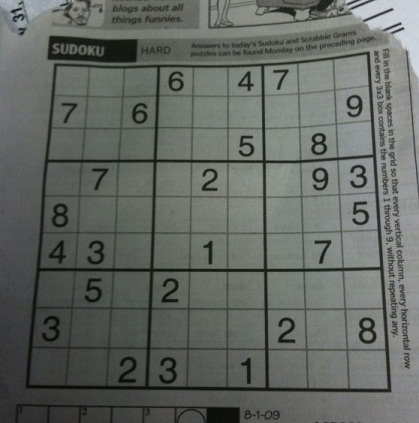
#> input picture input2.jpg, 419 x 423 px
$ python tricode.py
#> lines starting #> are read from the running program, lines starting #| are printed output that depends on the picture; after the words box and inside, x2 and y2 are one past the last pixel; in counts of white or black regions, pixels touching at a corner belong together
import cv2
import numpy as np
import operator

def show_image(img):
    cv2.imshow('output', img)  # Display the image
    cv2.waitKey(0)  # Wait for any key to be pressed (with the image window active)
    cv2.destroyAllWindows()  # Close all windows

def show_digits(digits, colour=255):
    rows = []
    with_border = [cv2.copyMakeBorder(img.copy(), 1, 1, 1, 1, cv2.BORDER_CONSTANT, None, colour) for img in digits]
    for i in range(9):
        row = np.concatenate(with_border[i * 9:((i + 1) * 9)], axis=0)
        rows.append(row)
    show_image(np.concatenate(rows,axis=1))

def infer_grid(img):
	"""Infers 81 cell grid from a square image."""
	squares = []
	side = img.shape[:1]
	side = side[0] / 9
	for i in range(9):
		for j in range(9):
			p1 = (i * side, j * side)  # Top left corner of a bounding box
			p2 = ((i + 1) * side, (j + 1) * side)  # Bottom right corner of bounding box
			squares.append((p1, p2))
	return squares

def distance_between(p1, p2):
	"""Returns the scalar distance between two points"""
	a = p2[0] - p1[0]
	b = p2[1] - p1[1]
	return np.sqrt((a ** 2) + (b ** 2))


def crop_and_warp(img, crop_rect):
	"""Crops and warps a rectangular section from an image into a square of similar size."""
	top_left, top_right, bottom_right, bottom_left = crop_rect[0], crop_rect[1], crop_rect[2], crop_rect[3]
	src = np.array([top_left, top_right, bottom_right, bottom_left], dtype='float32')

	side = max([
		distance_between(bottom_right, top_right),
		distance_between(top_left, bottom_left),
		distance_between(bottom_right, bottom_left),
		distance_between(top_left, top_right)
	])

	dst = np.array([[0, 0], [side - 1, 0], [side - 1, side - 1], [0, side - 1]], dtype='float32')
	m = cv2.getPerspectiveTransform(src, dst)
	return cv2.warpPerspective(img, m, (int(side), int(side)))


def find_corners_of_largest_polygon(img):
	"""Finds the 4 extreme corners of the largest contour in the image."""
	contours, h = cv2.findContours(img.copy(), cv2.RETR_EXTERNAL, cv2.CHAIN_APPROX_SIMPLE)  # Find contours
	contours = sorted(contours, key=cv2.contourArea, reverse=True)  # Sort by area, descending
	polygon = contours[0]  # Largest image

	bottom_right, _ = max(enumerate([pt[0][0] + pt[0][1] for pt in polygon]), key=operator.itemgetter(1))
	top_left, _ = min(enumerate([pt[0][0] + pt[0][1] for pt in polygon]), key=operator.itemgetter(1))
	bottom_left, _ = min(enumerate([pt[0][0] - pt[0][1] for pt in polygon]), key=operator.itemgetter(1))
	top_right, _ = max(enumerate([pt[0][0] - pt[0][1] for pt in polygon]), key=operator.itemgetter(1))
	return [polygon[top_left][0], polygon[top_right][0], polygon[bottom_right][0], polygon[bottom_left][0]]

def pre_process_image(img, skip_dilate=False):
	"""Blurs, applies adaptive thresholding, inverts colour and dilates the image."""
	proc = cv2.GaussianBlur(img.copy(), (9, 9), 0)
	proc = cv2.adaptiveThreshold(proc, 255, cv2.ADAPTIVE_THRESH_GAUSSIAN_C, cv2.THRESH_BINARY, 25, 2)
	proc = cv2.bitwise_not(proc, proc)

	if not skip_dilate:
		kernel = np.array([[0., 1., 0.], [1., 1., 1.], [0., 1., 0.]], np.uint8)
		proc = cv2.dilate(proc, kernel)
	return proc

def cut_from_rect(img, rect):
	"""Cuts a rectangle from an image using the top left and bottom right points."""
	return img[int(rect[0][1]):int(rect[1][1]), int(rect[0][0]):int(rect[1][0])]


def scale_and_centre(img, size, margin=0, background=0):
	"""Scales and centres an image onto a new background square."""
	h, w = img.shape[:2]

	def centre_pad(length):
		"""Handles centering for a given length that may be odd or even."""
		if length % 2 == 0:
			side1 = int((size - length) / 2)
			side2 = side1
		else:
			side1 = int((size - length) / 2)
			side2 = side1 + 1
		return side1, side2

	def scale(r, x):
		return int(r * x)

	if h > w:
		t_pad = int(margin / 2)
		b_pad = t_pad
		ratio = (size - margin) / h
		w, h = scale(ratio, w), scale(ratio, h)
		l_pad, r_pad = centre_pad(w)
	else:
		l_pad = int(margin / 2)
		r_pad = l_pad
		ratio = (size - margin) / w
		w, h = scale(ratio, w), scale(ratio, h)
		t_pad, b_pad = centre_pad(h)

	img = cv2.resize(img, (w, h))
	img = cv2.copyMakeBorder(img, t_pad, b_pad, l_pad, r_pad, cv2.BORDER_CONSTANT, None, background)
	return cv2.resize(img, (size, size))


def find_largest_feature(inp_img, scan_tl=None, scan_br=None):
	"""
	Uses the fact the `floodFill` function returns a bounding box of the area it filled to find the biggest
	connected pixel structure in the image. Fills this structure in white, reducing the rest to black.
	"""
	img = inp_img.copy()  # Copy the image, leaving the original untouched
	height, width = img.shape[:2]

	max_area = 0
	seed_point = (None, None)

	if scan_tl is None:
		scan_tl = [0, 0]

	if scan_br is None:
		scan_br = [width, height]

	# Loop through the image
	for x in range(scan_tl[0], scan_br[0]):
		for y in range(scan_tl[1], scan_br[1]):
			# Only operate on light or white squares
			if img.item(y, x) == 255 and x < width and y < height:  # Note that .item() appears to take input as y, x
				area = cv2.floodFill(img, None, (x, y), 64)
				if area[0] > max_area:  # Gets the maximum bound area which should be the grid
					max_area = area[0]
					seed_point = (x, y)

	# Colour everything grey (compensates for features outside of our middle scanning range
	for x in range(width):
		for y in range(height):
			if img.item(y, x) == 255 and x < width and y < height:
				cv2.floodFill(img, None, (x, y), 64)

	mask = np.zeros((height + 2, width + 2), np.uint8)  # Mask that is 2 pixels bigger than the image

	# Highlight the main feature
	if all([p is not None for p in seed_point]):
		cv2.floodFill(img, mask, seed_point, 255)

	top, bottom, left, right = height, 0, width, 0

	for x in range(width):
		for y in range(height):
			if img.item(y, x) == 64:  # Hide anything that isn't the main feature
				cv2.floodFill(img, mask, (x, y), 0)

			# Find the bounding parameters
			if img.item(y, x) == 255:
				top = y if y < top else top
				bottom = y if y > bottom else bottom
				left = x if x < left else left
				right = x if x > right else right

	bbox = [[left, top], [right, bottom]]
	return img, np.array(bbox, dtype='float32'), seed_point


def extract_digit(img, rect, size):
	"""Extracts a digit (if one exists) from a Sudoku square."""

	digit = cut_from_rect(img, rect)  # Get the digit box from the whole square
	h, w = digit.shape[:2]
	margin = int(np.mean([h, w]) / 2.5)
	_, bbox, seed = find_largest_feature(digit, [margin, margin], [w - margin, h - margin])
	digit = cut_from_rect(digit, bbox)
	w = bbox[1][0] - bbox[0][0]
	h = bbox[1][1] - bbox[0][1]
	if w > 0 and h > 0 and (w * h) > 100 and len(digit) > 0:
		return scale_and_centre(digit, size, 4)
	else:
		return np.zeros((size, size), np.uint8)

def get_digits(img, squares, size):
	"""Extracts digits from their cells and builds an array"""
	digits = []
	img = pre_process_image(img.copy(), skip_dilate=True)
	for square in squares:
		digits.append(extract_digit(img, square, size))
	return digits

original = cv2.imread("input2.jpg", cv2.IMREAD_GRAYSCALE)
#> original: shape (423, 419); min 5, max 218, mean 101.9
processed = pre_process_image(original)
#> in pre_process_image, `proc = cv2.adaptiveThreshold(proc, 255, cv2.ADAPTIVE_THRESH_GAUSSIAN_C..`:
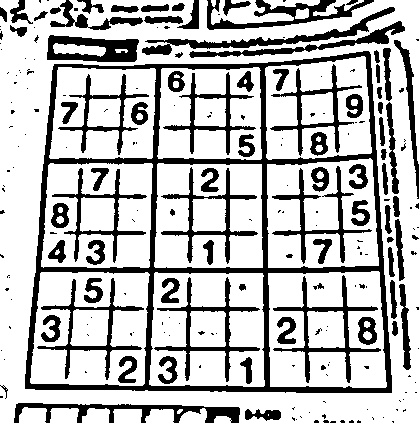
#> proc: shape (423, 419); 73.3% white; 222 black regions (141 under 20 px), largest, box (x1, y1, x2, y2) and area: (25, 51, 392, 393) 13445, (142, 7, 395, 55) 1758, (14, 403, 240, 423) 1737
#> in pre_process_image, `proc = cv2.dilate(proc, kernel)`:
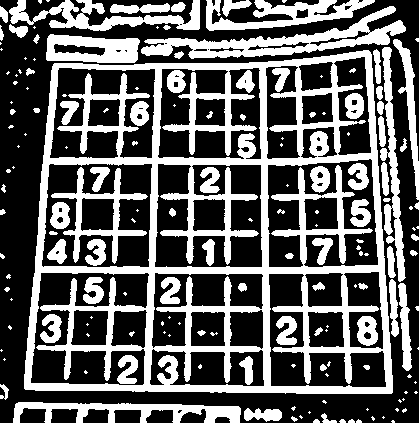
#> proc: shape (423, 419); 38.1% white; 171 white regions (87 under 20 px)
corners = find_corners_of_largest_polygon(processed)
#> in find_corners_of_largest_polygon, `contours, h = cv2.findContours(img.copy(), cv2.RETR_EXTERNAL, cv2.CHAI..`: contours = 92 contours, 61 with area under 20; largest, box (x1, y1, x2, y2) and area: (24, 50, 393, 394) 113652, (141, 6, 406, 59) 4175, (46, 34, 140, 63) 2166, (206, 0, 375, 31) 2127, (9, 0, 200, 31) 2060; h = 92 rows, first 6: [1, -1, -1, -1], [2, 0, -1, -1], [3, 1, -1, -1], [4, 2, -1, -1], [5, 3, -1, -1], [6, 4, -1, -1]
#> in find_corners_of_largest_polygon, `polygon = contours[0]`: polygon = contour of 172 points, box (x1, y1, x2, y2) (24, 50, 393, 394), area 113652
#> in find_corners_of_largest_polygon, `bottom_right, _ = max(enumerate([pt[0][0] + pt[0][1] for pt in polygon..`: bottom_right = 122
#> in find_corners_of_largest_polygon, `top_left, _ = min(enumerate([pt[0][0] + pt[0][1] for pt in polygon]), ..`: top_left = 34
#> in find_corners_of_largest_polygon, `bottom_left, _ = min(enumerate([pt[0][0] - pt[0][1] for pt in polygon]..`: bottom_left = 94
#> in find_corners_of_largest_polygon, `top_right, _ = max(enumerate([pt[0][0] - pt[0][1] for pt in polygon]),..`: top_right = 170
#> corners = [[54, 63], [370, 52], [391, 393], [24, 388]]
cropped = crop_and_warp(original, corners)
#> in crop_and_warp, `top_left, top_right, bottom_right, bottom_left = crop_rect[0], crop_re..`: top_left = [54, 63]; top_right = [370, 52]; bottom_right = [391, 393]; bottom_left = [24, 388]
#> in crop_and_warp, `src = np.array([top_left, top_right, bottom_right, bottom_left], dtype..`: src = [[54, 63], [370, 52], [391, 393], [24, 388]]
#> in distance_between, `a = p2[0] - p1[0]`: a = -21
#> in distance_between, `b = p2[1] - p1[1]`: b = -341
#> in crop_and_warp, `side = max([ distance_between(bottom_right, top_right), distance_betwe..`: side = 367
#> in crop_and_warp, `dst = np.array([[0, 0], [side - 1, 0], [side - 1, side - 1], [0, side ..`: dst = [[0, 0], [366, 0], [366, 366], [0, 366]]
#> in crop_and_warp, `m = cv2.getPerspectiveTransform(src, dst)`: m = [[1.27, 0.117, -75.86], [0.0475, 1.36, -88.47], [0.000173, 0.000522, 1]]
#> in crop_and_warp, `return cv2.warpPerspective(img, m, (int(side), int(side)))`:
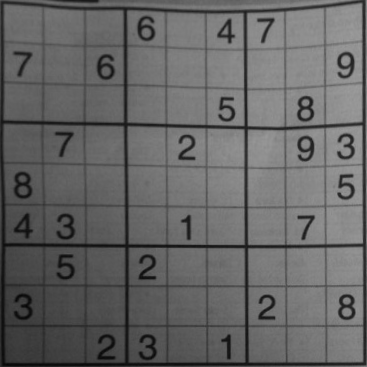
#> returned value: shape (367, 367); min 5, max 156, mean 101.1
squares = infer_grid(cropped)
#> squares = 81 items
digits = get_digits(cropped, squares, 28)
#> call 2 of pre_process_image, with skip_dilate = True
#> in pre_process_image (call 2), `proc = cv2.adaptiveThreshold(proc, 255, cv2.ADAPTIVE_THRESH_GAUSSIAN_C..`:
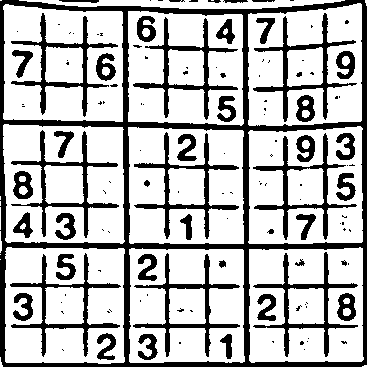
#> proc: shape (367, 367); 72.5% white; 131 black regions (83 under 20 px), largest, box (x1, y1, x2, y2) and area: (0, 0, 367, 367) 14383, (134, 132, 239, 239) 1682, (253, 13, 357, 122) 1649
#> the loop in get_digits, `for square in squares:` made 81 passes
#> square on passes 1, 3, 4, 7, 9, 10, 11, 12: ((0, 0), (40.78, 40.78)), ((0, 81.56), (40.78, 122.3)), ((0, 122.3), (40.78, 163.1)), ((0, 244.7), (40.78, 285.4)), ((0, 326.2), (40.78, 367)), ((40.78, 0), (81.56, 40.78)), ((40.78, 40.78), (81.56, 81.56)), ((40.78, 81.56), (81.56, 122.3))
#> square on passes 39 to 44: ((163.1, 81.56), (203.9, 122.3)), ((163.1, 122.3), (203.9, 163.1)), ((163.1, 163.1), (203.9, 203.9)), ((163.1, 203.9), (203.9, 244.7)), ((163.1, 244.7), (203.9, 285.4)), ((163.1, 285.4), (203.9, 326.2))
#> pass 1, in extract_digit, `digit = cut_from_rect(img, rect)`:
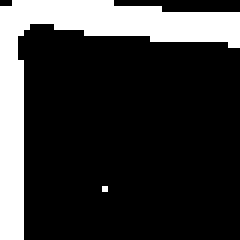
#> digit: shape (40, 40) (shown 6 times larger); 21.2% white; 2 white regions (1 under 20 px), largest, box (x1, y1, x2, y2) and area: (0, 0, 40, 40) 339
cv2.imshow("original",original)
#digits has the shape (81,28,28) where 81 different digits are of size 28X28
for i in range(81):
	namei = "numbers/" + str(i) + ".png"
	cv2.imwrite(namei,digits[i])
show_digits(digits)
#> the loop in show_digits, `for i in range(9):` made 9 passes
#> pass 1, in show_digits, `row = np.concatenate(with_border[i * 9:((i + 1) * 9)], axis=0)`:
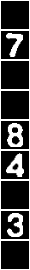
#> row: shape (270, 30); min 0, max 255, mean 60.1
#> in show_image, `cv2.imshow('output', img)`:
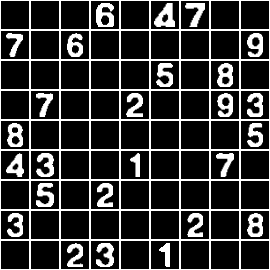
#> window 'output': shape (270, 270); min 0, max 255, mean 53.6
